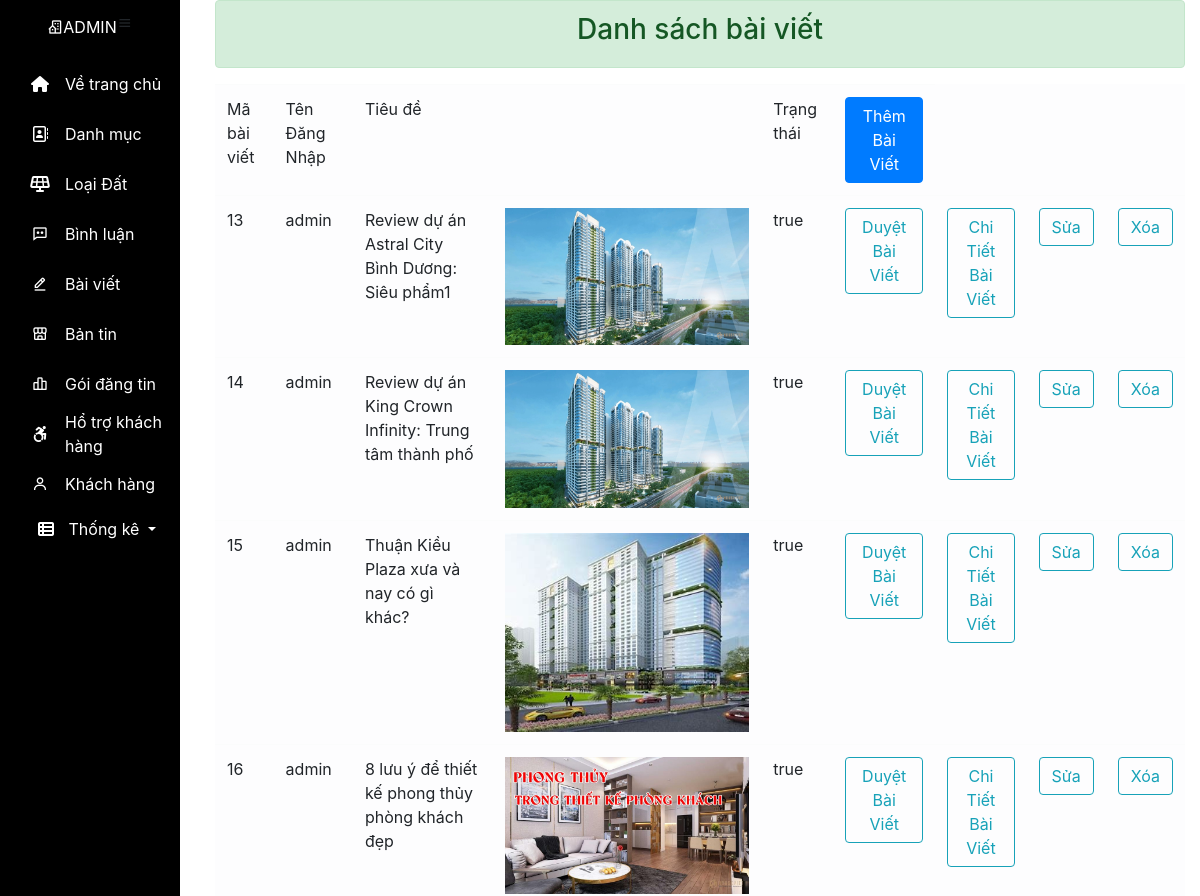
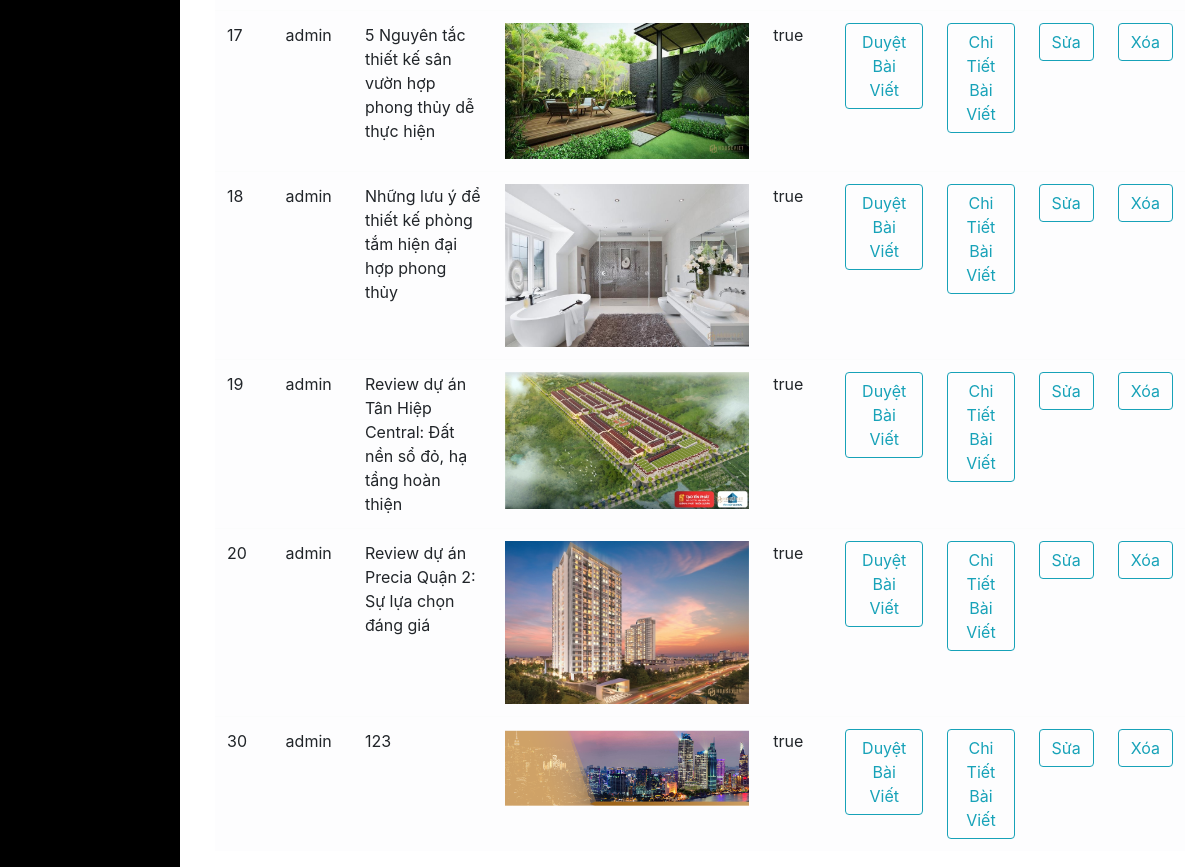
Screenshot of /view/Admin/layout.php?baiviet_list (signed in) with the database file from the repository (2 pictures, top to bottom).
### tables this page shows
CREATE TABLE `bai_viet` (
  `ID_bai_viet` int(10) NOT NULL AUTO_INCREMENT,
  `ten_bai_viet` varchar(100) NOT NULL,
  `hinh_bai_viet` text NOT NULL,
  `noi_dung` text NOT NULL,
  `ten_dang_nhap` varchar(50) NOT NULL,
  `trang_thai` tinytext NOT NULL,
  `ngay` date NOT NULL,
  `luot_xem` int(10) NOT NULL,
  PRIMARY KEY (`ID_bai_viet`),
  KEY `ten_dang_nhap` (`ten_dang_nhap`),
  CONSTRAINT `bai_viet_ibfk_1` FOREIGN KEY (`ten_dang_nhap`) REFERENCES `khach_hang` (`ten_dang_nhap`) ON DELETE CASCADE ON UPDATE CASCADE
);

### controller/gobal.php (called while the page is built, shortened)
<?php
$root =  "/PHP1";
$controller = "$root/controller";
$view = "$root/view";
$content = "$root/content";
$css = "$content/css";
$img = "$content/img";
$admin = "$view/Admin";

### model/database/pdo.php (called while the page is built, shortened)
<?php
function database()
{
    $host_name = "localhost";
    $db_name = "batdongsan";
    $username = "root";
    $password = "";
    $conn = new PDO("mysql:host=$host_name;dbname=$db_name;charset=utf8", $username, $password);
    $conn->setAttribute(PDO::ATTR_ERRMODE, PDO::ERRMODE_EXCEPTION);
    return $conn;
}
function pdo_query($sql)
{
    $sql_args = array_slice(func_get_args(), 1);
    try {
        $conn = database();
        $a = $conn->prepare($sql);
        $a->execute($sql_args);
        $rows = $a->fetchAll();
        return $rows;
    } catch (PDOException $e) {
        throw $e;
    } finally {
        unset($conn);
    }
}

### model/database/function.php (called while the page is built, shortened)
<?php
include("pdo.php");
function bai_viet()
{
    $sql = "SELECT *  FROM bai_viet";
    $row = pdo_query($sql);
    return $row;
}

### view/Admin/bai_viet/list.php (the view, shortened to what this page needs)
<!doctype html>
<html lang="en">
<head>
    <link rel="stylesheet" href="https://stackpath.bootstrapcdn.com/bootstrap/4.3.1/css/bootstrap.min.css">
</head>
<body>
    <div class="container-fluid">
        <div class="alert alert-success">
            <strong>
                <h3 style="text-align: center;">Danh sách bài viết</h3>
            </strong>
        </div>
        <div class="right">
            <table class="table table-light">
                <thead>
                    <tr>
                        <td>Mã bài viết</td>
                        <td>Tên Đăng Nhập</td>
                        <td>Tiêu đề</td>
                        <td></td>
                        <td>Trạng thái</td>
                        <td><a name="" id="" class="btn btn-primary" href="<?= $admin ?>/layout.php?baiviet_new" role="button">Thêm Bài Viết</a></td>
                    </tr>
                </thead>
                <tbody>
                    <?php
                    $row = bai_viet();
                    foreach ($row as $a) {
                    ?>
                        <tr>
                            <td><?= $a['ID_bai_viet'] ?></td>
                            <td><?= $a['ten_dang_nhap'] ?></td>
                            <td><?= $a['ten_bai_viet'] ?></td>
                            <td><img class="img-fluid" src="<?= $img ?>/<?= $a['hinh_bai_viet'] ?>" alt=""></td>
                            <td><?= $a['trang_thai'] ?></td>
                            <td>
                                <a href="<?= $admin ?>/bai_viet/approve.php?id=<?= $a['ID_bai_viet']; ?>"><button type="button" class="btn btn-outline-info">Duyệt Bài Viết</button></a>
                            </td>
                            <td>
                                <a href="<?= $admin ?>/layout.php?baiviet_details&id=<?= $a['ID_bai_viet']; ?>"><button type="button" class="btn btn-outline-info">Chi Tiết Bài Viết</button></a>
                            </td>
                            <td>
                                <a href="<?= $admin ?>/layout.php?baiviet_edit&id=<?= $a['ID_bai_viet']; ?>"><button type="button" class="btn btn-outline-info">Sửa</button></a>
                            </td>
                            <td>
                                <a href="<?= $admin ?>/bai_viet/delete.php?id=<?= $a['ID_bai_viet']; ?>"><button type="button" class="btn btn-outline-info">Xóa</button></a>
                            </td>
                        </tr>
                    <?php } ?>
                </tbody>
            </table>
        </div>
    </div>
</body>
</html>

### view/Admin/layout.php (shortened to what this page needs)
<!doctype html>
<html lang="en">
<head>
    <link rel="stylesheet" href="https://stackpath.bootstrapcdn.com/bootstrap/4.3.1/css/bootstrap.min.css">
</head>
<body>
    <?php
    include("../../controller/gobal.php");
    include("../../..$database/function.php");
    $a = "$admin/danh_muc/list.php";
    extract($_REQUEST);
    function kiem_tra($b)
    {
        return array_key_exists($b, $_REQUEST);
    }
    if (kiem_tra("binhluan_list", $_REQUEST)) {
        $a = "$admin/binh_luan/list.php";
    } else  if (kiem_tra("danhmuc_list", $_REQUEST)) {
        $a = "$admin/danh_muc/list.php";
    } else  if (kiem_tra("danhmuc_new", $_REQUEST)) {
        $a = "$admin/danh_muc/new.php";
    } else  if (kiem_tra("danhmuc_edit", $_REQUEST)) {
        $a = "$admin/danh_muc/edit.php";
    } else  if (kiem_tra("dan_tin_list", $_REQUEST)) {
        $a = "$admin/goi_dang_tin/list.php";
    } else  if (kiem_tra("dan_tin_new", $_REQUEST)) {
        $a = "$admin/goi_dang_tin/new.php";
    } else  if (kiem_tra("dan_tin_edit", $_REQUEST)) {
        $a = "$admin/goi_dang_tin/edit.php";
    } else  if (kiem_tra("bangtin_list", $_REQUEST)) {
        $a = "$admin/hang_hoa/list.php";
    } else  if (kiem_tra("bangtin_details", $_REQUEST)) {
        $a = "$admin/hang_hoa/details.php";
    } else  if (kiem_tra("bangtin_edit", $_REQUEST)) {
        $a = "$admin/hang_hoa/edit.php";
    } else  if (kiem_tra("bangtin_new", $_REQUEST)) {
        $a = "$admin/hang_hoa/new.php";
    } else  if (kiem_tra("khachhang_list", $_REQUEST)) {
        $a = "$admin/khach_hang/list.php";
    } else  if (kiem_tra("baiviet_list", $_REQUEST)) {
        $a = "$admin/bai_viet/list.php";
    } else  if (kiem_tra("thongke_list", $_REQUEST)) {
        $a = "$admin/thong_ke/list.php";
    } else  if (kiem_tra("baiviet_edit", $_REQUEST)) {
        $a = "$admin/bai_viet/edit.php";
    } else  if (kiem_tra("baiviet_new", $_REQUEST)) {
        $a = "$admin/bai_viet/new.php";
    } else  if (kiem_tra("baiviet_details", $_REQUEST)) {
        $a = "$admin/bai_viet/details.php";
    } else  if (kiem_tra("thongke_bl", $_REQUEST)) {
        $a = "$admin/thong_ke/thong_ke_bl.php";
    } else  if (kiem_tra("thongke_hd", $_REQUEST)) {
        $a = "$admin/thong_ke/thong_ke_hd.php";
    } else  if (kiem_tra("thongke_bt", $_REQUEST)) {
        $a = "$admin/thong_ke/thong_ke_bt.php";
    } else  if (kiem_tra("bieu_do_hh", $_REQUEST)) {
        $a = "$admin/thong_ke/bieu_do_hh.php";
    } else  if (kiem_tra("loaidat_list", $_REQUEST)) {
        $a = "$admin/loai_dat/list.php";
    } else  if (kiem_tra("loaidat_new", $_REQUEST)) {
        $a = "$admin/loai_dat/new.php";
    } else  if (kiem_tra("loaidat_edit", $_REQUEST)) {
        $a = "$admin/loai_dat/edit.php";
    } else  if (kiem_tra("bieu_do_hd", $_REQUEST)) {
        $a = "$admin/thong_ke/bieu_do_hd.php";
    } else  if (kiem_tra("lienhe", $_REQUEST)) {
        $a = "$admin/lien_he/list.php";
    }
    ?>
    <div class="container-fluid">
        <div class="row">
            <div class="col-md-2" style="padding: 0;">
                <?php require_once("../../..$admin/nav_admin.php"); ?>
            </div>
            <div class="col-md-10" style="padding: 0;">
                <?php require_once("../../..$a") ?>
            </div>
        </div>
    </div>
</body>
</html>

### view/Admin/nav_admin.php (shortened to what this page needs)
<!DOCTYPE html>
<html lang="en">
<head>
    <link rel="stylesheet" href="https://stackpath.bootstrapcdn.com/bootstrap/4.3.1/css/bootstrap.min.css">
    <link href='https://unpkg.com/boxicons@2.0.9/css/boxicons.min.css' rel='stylesheet'>
    <link rel="stylesheet" href="<?= $css ?>/nav.css">
</head>
<body>
    <div class="sidebar">
        <div class="logo_content">
            <div class="thong-tin">
                <i class='bx bx-building-house'></i>
                <div>ADMIN</div>
            </div>
            <i class='bx bx-menu' id="btn"></i>
        </div>
        <ul class="nav_list">
            <li>
                <a href="<?= $controller ?>/layout.php">
                    <i class="fas fa-home"></i>
                    <span class="links_name">Về trang chủ</span>
                </a>
            </li>
            <li>
                <a href="<?= $admin ?>/layout.php?danhmuc_list">
                    <i class="far fa-address-book"></i>
                    <span class="links_name">Danh mục</span>
                </a>
            </li>
            <li>
                <a href="<?= $admin ?>/layout.php?loaidat_list">
                    <i class="fas fa-solar-panel"></i>
                    <span class="links_name">Loại Đất</span>
                </a>
            </li>
            <li>
                <a href="<?= $admin ?>/layout.php?binhluan_list">
                    <i class='bx bx-comment-dots'></i>
                    <span class="links_name">Bình luận</span>
                </a>
            </li>
            <li>
                <a href="<?= $admin ?>/layout.php?baiviet_list">
                    <i class='bx bx-edit-alt'></i>
                    <span class="links_name">Bài viết</span>
                </a>
            </li>
            <li>
                <a href="<?= $admin ?>/layout.php?bangtin_list">
                    <i class='bx bx-store-alt'></i>
                    <span class="links_name">Bản tin</span>
                </a>
            </li>
            <li>
                <a href="<?= $admin ?>/layout.php?dan_tin_list">
                    <i class='bx bx-bar-chart-alt-2'></i>
                    <span class="links_name">Gói đăng tin</span>
                </a>
            </li>
            <li>
                <a href="<?= $admin ?>/layout.php?lienhe">
                    <i class="fab fa-accessible-icon"></i>
                    <span class="links_name">Hổ trợ khách hàng</span>
                </a>
            </li>
            <li>
                <a href="<?= $admin ?>/layout.php?khachhang_list">
                    <i class='bx bx-user'></i>
                    <span class="links_name">Khách hàng</span>
                </a>
            </li>
            <div class="dropdown hove" style="margin-left: 15px;">
                <button type="button" style="background: none;border: none;padding: 8px;" class="btn btn-primary dropdown-toggle " data-toggle="dropdown">
                    <i style="margin-right: 10px;" class="fas fa-th-list"></i>
                    Thống kê
                </button>
            </div>
        </ul>
    </div>
</body>
</html>

### content/css/nav.css (style rules this page uses)
* { margin: 0; padding: 0; box-sizing: border-box; }
.sidebar { position: fixed; height: 100%; width: 15%; background: black; padding: 15px; }
.logo_content { justify-content: center; display: flex; }
.sidebar > .logo_content > .thong-tin { color: white; display: flex; align-items: center; }
.sidebar > ul { margin-top: 20px; }
.sidebar > ul > li { list-style: none; }
.sidebar > ul > li > a { color: white; display: flex; align-items: center; text-decoration: none; transition: all 0.4s ease; border-radius: 12px; }
.sidebar > ul > li > a > i { height: 50px; min-width: 50px; border-radius: 12px; line-height: 50px; text-align: center; }

### rows the page displays
bai_viet: ID_bai_viet "13", ten_dang_nhap "admin", ten_bai_viet "Review dự án Astral City Bình Dương: Siêu phẩm1", hinh_bai_viet (picture), trang_thai "true"
bai_viet: ID_bai_viet "14", ten_dang_nhap "admin", ten_bai_viet "Review dự án King Crown Infinity: Trung tâm thành phố", hinh_bai_viet (picture), trang_thai "true"
bai_viet: ID_bai_viet "15", ten_dang_nhap "admin", ten_bai_viet "Thuận Kiều Plaza xưa và nay có gì khác?", hinh_bai_viet (picture), trang_thai "true"
bai_viet: ID_bai_viet "16", ten_dang_nhap "admin", ten_bai_viet "8 lưu ý để thiết kế phong thủy phòng khách đẹp", hinh_bai_viet (picture), trang_thai "true"
bai_viet: ID_bai_viet "17", ten_dang_nhap "admin", ten_bai_viet "5 Nguyên tắc thiết kế sân vườn hợp phong thủy dễ thực hiện", hinh_bai_viet (picture), trang_thai "true"
bai_viet: ID_bai_viet "18", ten_dang_nhap "admin", ten_bai_viet "Những lưu ý để thiết kế phòng tắm hiện đại hợp phong thủy", hinh_bai_viet (picture), trang_thai "true"
bai_viet: ID_bai_viet "19", ten_dang_nhap "admin", ten_bai_viet "Review dự án Tân Hiệp Central: Đất nền sổ đỏ, hạ tầng hoàn thiện", hinh_bai_viet (picture), trang_thai "true"
bai_viet: ID_bai_viet "20", ten_dang_nhap "admin", ten_bai_viet "Review dự án Precia Quận 2: Sự lựa chọn đáng giá", hinh_bai_viet (picture), trang_thai "true"
bai_viet: ID_bai_viet "30", ten_dang_nhap "admin", ten_bai_viet "123", hinh_bai_viet (picture), trang_thai "true"
